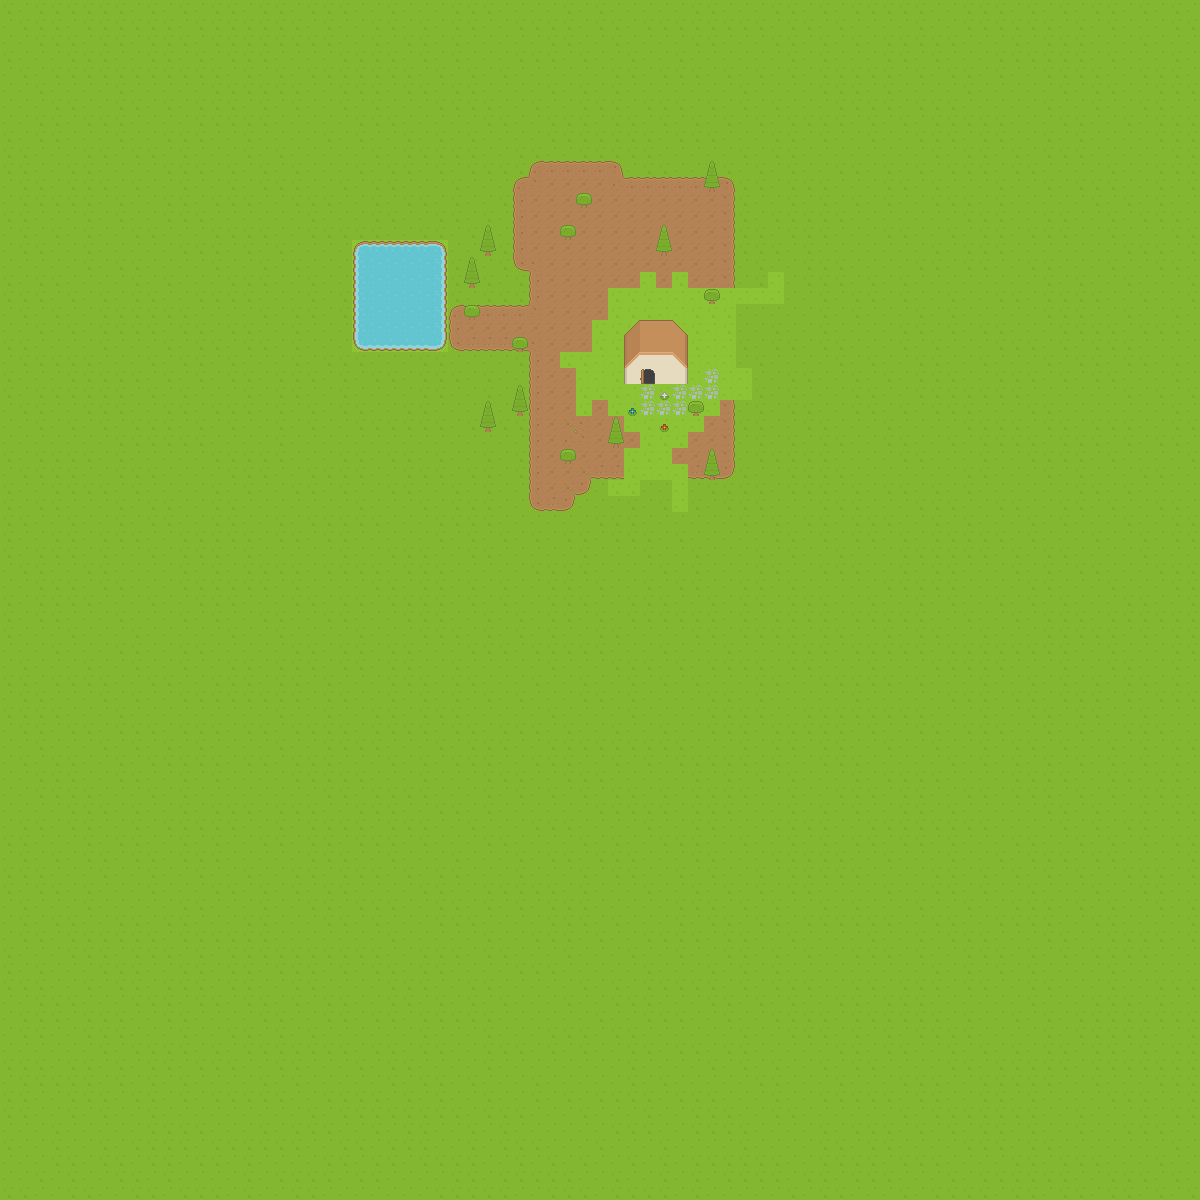

The image is a tile-based game level rendered from a .tmx file. Its description and source (layers, tilesets, objects; grid data summarised) follow:
An orthogonal 75x75 tile map with 16x16 px tiles, 7 tile layers (Tile Layer 1, Tile Layer 2, Trees, HouseBase, ...) and 23 objects.

<map version="1.0" orientation="orthogonal" renderorder="left-down" width="75" height="75" tilewidth="16" tileheight="16" nextobjectid="1">
 <properties>
  <property name="unity:scale" value=".0625" />
 </properties>
 <tileset firstgid="1" name="baseTileset" tilewidth="16" tileheight="16" spacing="1" tilecount="1767" columns="57">
  <image source="../Spritesheet/roguelikeSheet_transparent.png" width="968" height="526" />
  <terraintypes>
   <terrain name="Dirt" tile="-1" />
   <terrain name="New Terrain" tile="-1" />
  </terraintypes>
  <tile id="2">
   <objectgroup draworder="index">
    <object id="0" x="3" y="4.33333" width="12.3333" height="11" />
   </objectgroup>
  </tile>
  <tile id="3">
   <objectgroup draworder="index">
    <object id="0" x="0" y="4" width="15.6667" height="11.3333" />
   </objectgroup>
  </tile>
  <tile id="4">
   <objectgroup draworder="index">
    <object id="0" x="-0.333333" y="3" width="13.3333" height="12.6667" />
   </objectgroup>
  </tile>
  <tile id="59">
   <objectgroup draworder="index">
    <object id="0" x="2.66667" y="-0.333333" width="12.6667" height="16.3333" />
   </objectgroup>
  </tile>
  <tile id="60">
   <objectgroup draworder="index">
    <object id="0" x="0.333333" y="0.333333" width="15.3333" height="15.3333" />
   </objectgroup>
  </tile>
  <tile id="61">
   <objectgroup draworder="index">
    <object id="0" x="-0.333333" y="0" width="13" height="15.6667" />
   </objectgroup>
  </tile>
  <tile id="116">
   <objectgroup draworder="index">
    <object id="0" x="2.33333" y="-0.333333" width="13.3333" height="13" />
   </objectgroup>
  </tile>
  <tile id="117">
   <objectgroup draworder="index">
    <object id="0" x="0" y="0.333333" width="15.3333" height="12" />
   </objectgroup>
  </tile>
  <tile id="118">
   <objectgroup draworder="index">
    <object id="0" x="0.333333" y="0.333333" width="12.3333" height="12.3333" />
   </objectgroup>
  </tile>
  <tile id="467" terrain=",,,1">
   <objectgroup draworder="index">
    <object id="0" x="0.333333" y="0.333333" width="15.3333" height="14.6667" />
   </objectgroup>
  </tile>
  <tile id="518" terrain="0,0,0," />
  <tile id="519" terrain="0,0,,0" />
  <tile id="520" terrain=",,,0" />
  <tile id="521" terrain=",,0,0" />
  <tile id="522" terrain=",,0," />
  <tile id="526">
   <objectgroup draworder="index">
    <object id="0" x="0" y="1.66667" width="15.6667" height="14" />
   </objectgroup>
  </tile>
  <tile id="575" terrain="0,,0,0" />
  <tile id="576" terrain=",0,0,0" />
  <tile id="577" terrain=",0,,0" />
  <tile id="578" terrain="0,0,0,0" />
  <tile id="579" terrain="0,,0," />
  <tile id="586">
   <objectgroup draworder="index" />
  </tile>
  <tile id="634" terrain=",0,," />
  <tile id="635" terrain="0,0,," />
  <tile id="636" terrain="0,,," />
  <tile id="637">
   <objectgroup draworder="index" />
  </tile>
  <tile id="642">
   <objectgroup draworder="index" />
  </tile>
  <tile id="643">
   <objectgroup draworder="index">
    <object id="0" x="0" y="0.333333" width="15.6667" height="15" />
   </objectgroup>
  </tile>
  <tile id="1217">
   <objectgroup draworder="index">
    <object id="0" x="0" y="15.6667">
     <polyline points="0,0 15.6667,-15.6667 15.6667,0 0.333333,-0.333333" />
    </object>
   </objectgroup>
  </tile>
  <tile id="1218">
   <objectgroup draworder="index">
    <object id="0" x="0" y="0">
     <polyline points="0,0 16.3333,16.3333 -0.333333,16 0,0.333333" />
    </object>
   </objectgroup>
  </tile>
  <tile id="1222">
   <objectgroup draworder="index">
    <object id="0" x="0" y="0" width="15.6667" height="15.6667" />
   </objectgroup>
  </tile>
  <tile id="1271">
   <objectgroup draworder="index">
    <object id="0" x="0" y="0" width="15.6667" height="15.6667" />
   </objectgroup>
  </tile>
  <tile id="1272">
   <objectgroup draworder="index">
    <object id="0" x="0" y="0" width="15.3333" height="15.6667" />
   </objectgroup>
  </tile>
  <tile id="1273">
   <objectgroup draworder="index">
    <object id="0" x="0" y="-0.333333" width="15.6667" height="15.6667" />
   </objectgroup>
  </tile>
  <tile id="1274">
   <objectgroup draworder="index">
    <object id="0" x="0" y="0" width="15.3333" height="16.3333" />
   </objectgroup>
  </tile>
  <tile id="1275">
   <objectgroup draworder="index">
    <object id="0" x="0.333333" y="0" width="15.6667" height="15.6667" />
   </objectgroup>
  </tile>
  <tile id="1279">
   <objectgroup draworder="index">
    <object id="0" x="0" y="0.333333" width="16" height="16" />
   </objectgroup>
  </tile>
  <tile id="1331">
   <objectgroup draworder="index">
    <object id="0" x="2.33333" y="15.6667">
     <polyline points="0,0 13.3333,-12.6667 13.6667,-15.3333 -2,-15.3333 -2,0 0,-0.333333" />
    </object>
   </objectgroup>
  </tile>
  <tile id="1332">
   <objectgroup draworder="index">
    <object id="0" x="15.6667" y="16">
     <polyline points="0,0 0.333333,-16 -15.6667,-16 -15.6667,-13 -2.66667,0 0,0" />
    </object>
   </objectgroup>
  </tile>
 </tileset>
 <layer name="Tile Layer 1" width="75" height="75" opacity="0.93">
  <data>[5625 cells, 5625 non-empty, 2 distinct tile ids]</data>
 </layer>
 <layer name="Tile Layer 2" width="75" height="75">
  <data>[5625 cells, 333 non-empty, 24 distinct tile ids]</data>
 </layer>
 <layer name="Trees" width="75" height="75">
  <properties>
   <property name="unity:sortingLayerName" value="WorldObjects" />
  </properties>
  <data>[5625 cells, 23 non-empty, 3 distinct tile ids]</data>
 </layer>
 <layer name="HouseBase" width="75" height="75">
  <data>[5625 cells, 8 non-empty, 3 distinct tile ids]</data>
 </layer>
 <layer name="HouseRoof" width="75" height="75">
  <data>[5625 cells, 12 non-empty, 9 distinct tile ids]</data>
 </layer>
 <layer name="HouseDoor" width="75" height="75">
  <data>[5625 cells, 1 non-empty, 1 distinct tile ids]</data>
 </layer>
 <layer name="Foliage" width="75" height="75">
  <data>[5625 cells, 11 non-empty, 4 distinct tile ids]</data>
 </layer>
</map>
